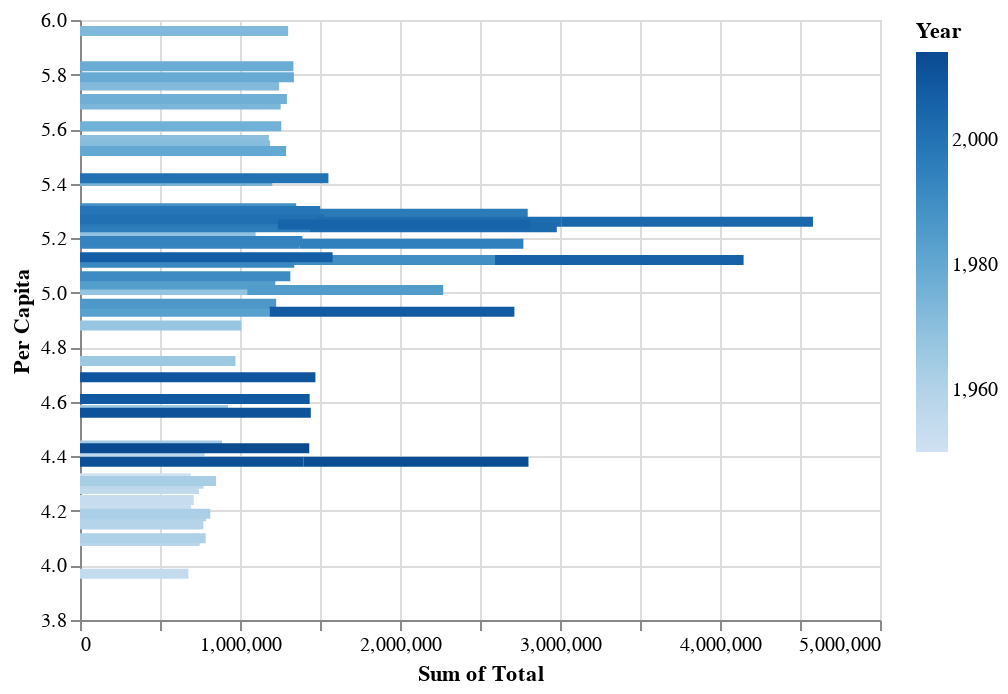

Notebook source saved alongside this figure:
### Code cell
# 4. horizontal stacked bar chart for sum of Total vs Per Capita, grouped by year
alt.Chart(us_data).mark_bar().encode(
    x='sum(Total)',
    y='Per Capita',
    color='Year'
)

### Figure 1 — Vega-Lite specification as saved in the notebook (floating-point values rounded to 4 significant figures)
{"config": {"view": {"continuousWidth": 400, "continuousHeight": 300}}, "data": {"name": "data-421e92ba2ab9b8e4c9851be2d6217e0e"}, "mark": "bar", "encoding": {"color": {"type": "quantitative", "field": "Year"}, "x": {"type": "quantitative", "aggregate": "sum", "field": "Total"}, "y": {"type": "quantitative", "field": "Per Capita"}}, "$schema": "https://vega.github.io/schema/vega-lite/v4.8.1.json", "datasets": {"data-421e92ba2ab9b8e4c9851be2d6217e0e": [{"Year": 1950, "Country": "UNITED STATES OF AMERICA", "Total": 692124, "Solid Fuel": 343131, "Liquid Fuel": 244760, "Gas Fuel": 87123, "Cement": 5341, "Gas Flaring": 11769, "Per Capita": 4.32, "Bunker fuels (Not in Total)": 8100}, {"Year": 1951, "Country": "UNITED STATES OF AMERICA", "Total": 712983, "Solid Fuel": 330676, "Liquid Fuel": 262189, "Gas Fuel": 102677, "Cement": 5786, "Gas Flaring": 11654, "Per Capita": 4.39, "Bunker fuels (Not in Total)": 10253}, {"Year": 1952, "Country": "UNITED STATES OF AMERICA", "Total": 694618, "Solid Fuel": 293170, "Liquid Fuel": 273190, "Gas Fuel": 109931, "Cement": 5860, "Gas Flaring": 12468, "Per Capita": 4.21, "Bunker fuels (Not in Total)": 10784}, {"Year": 1953, "Country": "UNITED STATES OF AMERICA", "Total": 711175, "Solid Fuel": 290927, "Liquid Fuel": 286594, "Gas Fuel": 115541, "Cement": 6209, "Gas Flaring": 11905, "Per Capita": 4.24, "Bunker fuels (Not in Total)": 10973}, {"Year": 1954, "Country": "UNITED STATES OF AMERICA", "Total": 677689, "Solid Fuel": 249303, "Liquid Fuel": 290178, "Gas Fuel": 121179, "Cement": 6398, "Gas Flaring": 10631, "Per Capita": 3.97, "Bunker fuels (Not in Total)": 10060}, {"Year": 1955, "Country": "UNITED STATES OF AMERICA", "Total": 742828, "Solid Fuel": 280082, "Liquid Fuel": 313292, "Gas Fuel": 130784, "Cement": 7304, "Gas Flaring": 11366, "Per Capita": 4.28, "Bunker fuels (Not in Total)": 10842}, {"Year": 1956, "Country": "UNITED STATES OF AMERICA", "Total": 778631, "Solid Fuel": 291582, "Liquid Fuel": 328544, "Gas Fuel": 138070, "Cement": 7735, "Gas Flaring": 12699, "Per Capita": 4.41, "Bunker fuels (Not in Total)": 11367}, {"Year": 1957, "Country": "UNITED STATES OF AMERICA", "Total": 772001, "Solid Fuel": 279498, "Liquid Fuel": 325781, "Gas Fuel": 147556, "Cement": 7278, "Gas Flaring": 11888, "Per Capita": 4.3, "Bunker fuels (Not in Total)": 12961}, {"Year": 1958, "Country": "UNITED STATES OF AMERICA", "Total": 748069, "Solid Fuel": 242452, "Liquid Fuel": 332982, "Gas Fuel": 155759, "Cement": 7570, "Gas Flaring": 9306, "Per Capita": 4.09, "Bunker fuels (Not in Total)": 11546}, {"Year": 1959, "Country": "UNITED STATES OF AMERICA", "Total": 770642, "Solid Fuel": 248629, "Liquid Fuel": 343465, "Gas Fuel": 161902, "Cement": 8251, "Gas Flaring": 8394, "Per Capita": 4.15, "Bunker fuels (Not in Total)": 11623}, {"Year": 1960, "Country": "UNITED STATES OF AMERICA", "Total": 788300, "Solid Fuel": 250536, "Liquid Fuel": 349790, "Gas Fuel": 171950, "Cement": 7750, "Gas Flaring": 8274, "Per Capita": 4.18, "Bunker fuels (Not in Total)": 11648}, {"Year": 1961, "Country": "UNITED STATES OF AMERICA", "Total": 785521, "Solid Fuel": 242206, "Liquid Fuel": 354071, "Gas Fuel": 173694, "Cement": 7854, "Gas Flaring": 7696, "Per Capita": 4.1, "Bunker fuels (Not in Total)": 11918}, {"Year": 1962, "Country": "UNITED STATES OF AMERICA", "Total": 814619, "Solid Fuel": 251315, "Liquid Fuel": 364287, "Gas Fuel": 184598, "Cement": 8163, "Gas Flaring": 6256, "Per Capita": 4.19, "Bunker fuels (Not in Total)": 11335}, {"Year": 1963, "Country": "UNITED STATES OF AMERICA", "Total": 850622, "Solid Fuel": 269380, "Liquid Fuel": 370976, "Gas Fuel": 196085, "Cement": 8545, "Gas Flaring": 5636, "Per Capita": 4.31, "Bunker fuels (Not in Total)": 10425}, {"Year": 1964, "Country": "UNITED STATES OF AMERICA", "Total": 887918, "Solid Fuel": 286347, "Liquid Fuel": 380436, "Gas Fuel": 207170, "Cement": 8939, "Gas Flaring": 5025, "Per Capita": 4.44, "Bunker fuels (Not in Total)": 10848}, {"Year": 1965, "Country": "UNITED STATES OF AMERICA", "Total": 924713, "Solid Fuel": 297658, "Liquid Fuel": 399752, "Gas Fuel": 213593, "Cement": 9019, "Gas Flaring": 4691, "Per Capita": 4.57, "Bunker fuels (Not in Total)": 10627}, {"Year": 1966, "Country": "UNITED STATES OF AMERICA", "Total": 971333, "Solid Fuel": 309148, "Liquid Fuel": 417484, "Gas Fuel": 229860, "Cement": 9319, "Gas Flaring": 5522, "Per Capita": 4.75, "Bunker fuels (Not in Total)": 11697}, {"Year": 1967, "Country": "UNITED STATES OF AMERICA", "Total": 1007829, "Solid Fuel": 317426, "Liquid Fuel": 433732, "Gas Fuel": 240525, "Cement": 8945, "Gas Flaring": 7201, "Per Capita": 4.88, "Bunker fuels (Not in Total)": 13196}, {"Year": 1968, "Country": "UNITED STATES OF AMERICA", "Total": 1044820, "Solid Fuel": 311027, "Liquid Fuel": 461087, "Gas Fuel": 255557, "Cement": 9557, "Gas Flaring": 7592, "Per Capita": 5.01, "Bunker fuels (Not in Total)": 14224}, {"Year": 1969, "Country": "UNITED STATES OF AMERICA", "Total": 1097559, "Solid Fuel": 316048, "Liquid Fuel": 486252, "Gas Fuel": 277861, "Cement": 9670, "Gas Flaring": 7728, "Per Capita": 5.22, "Bunker fuels (Not in Total)": 12374}, {"Year": 1970, "Country": "UNITED STATES OF AMERICA", "Total": 1180503, "Solid Fuel": 318802, "Liquid Fuel": 556245, "Gas Fuel": 289086, "Cement": 9206, "Gas Flaring": 7164, "Per Capita": 5.56, "Bunker fuels (Not in Total)": 13270}, {"Year": 1971, "Country": "UNITED STATES OF AMERICA", "Total": 1188102, "Solid Fuel": 302240, "Liquid Fuel": 572409, "Gas Fuel": 299380, "Cement": 9909, "Gas Flaring": 4165, "Per Capita": 5.54, "Bunker fuels (Not in Total)": 12774}, {"Year": 1972, "Country": "UNITED STATES OF AMERICA", "Total": 1244874, "Solid Fuel": 306998, "Liquid Fuel": 619316, "Gas Fuel": 304496, "Cement": 10432, "Gas Flaring": 3632, "Per Capita": 5.76, "Bunker fuels (Not in Total)": 12584}, {"Year": 1973, "Country": "UNITED STATES OF AMERICA", "Total": 1300844, "Solid Fuel": 330391, "Liquid Fuel": 654881, "Gas Fuel": 301168, "Cement": 10805, "Gas Flaring": 3599, "Per Capita": 5.96, "Bunker fuels (Not in Total)": 14614}, {"Year": 1974, "Country": "UNITED STATES OF AMERICA", "Total": 1254019, "Solid Fuel": 326496, "Liquid Fuel": 627704, "Gas Fuel": 287164, "Cement": 10226, "Gas Flaring": 2429, "Per Capita": 5.69, "Bunker fuels (Not in Total)": 14475}, {"Year": 1975, "Country": "UNITED STATES OF AMERICA", "Total": 1201617, "Solid Fuel": 314200, "Liquid Fuel": 609917, "Gas Fuel": 266957, "Cement": 8602, "Gas Flaring": 1941, "Per Capita": 5.41, "Bunker fuels (Not in Total)": 14355}, {"Year": 1976, "Country": "UNITED STATES OF AMERICA", "Total": 1258004, "Solid Fuel": 347823, "Liquid Fuel": 627574, "Gas Fuel": 271413, "Cement": 9191, "Gas Flaring": 2003, "Per Capita": 5.61, "Bunker fuels (Not in Total)": 16780}, {"Year": 1977, "Country": "UNITED STATES OF AMERICA", "Total": 1293235, "Solid Fuel": 351898, "Liquid Fuel": 666681, "Gas Fuel": 262797, "Cement": 9877, "Gas Flaring": 1982, "Per Capita": 5.71, "Bunker fuels (Not in Total)": 20623}, {"Year": 1978, "Country": "UNITED STATES OF AMERICA", "Total": 1333750, "Solid Fuel": 373171, "Liquid Fuel": 680284, "Gas Fuel": 267531, "Cement": 10546, "Gas Flaring": 2217, "Per Capita": 5.83, "Bunker fuels (Not in Total)": 23859}, {"Year": 1979, "Country": "UNITED STATES OF AMERICA", "Total": 1336732, "Solid Fuel": 386122, "Liquid Fuel": 660568, "Gas Fuel": 277023, "Cement": 10599, "Gas Flaring": 2420, "Per Capita": 5.79, "Bunker fuels (Not in Total)": 26979}, {"Year": 1980, "Country": "UNITED STATES OF AMERICA", "Total": 1288031, "Solid Fuel": 398480, "Liquid Fuel": 604997, "Gas Fuel": 273264, "Cement": 9464, "Gas Flaring": 1826, "Per Capita": 5.52, "Bunker fuels (Not in Total)": 30191}, {"Year": 1981, "Country": "UNITED STATES OF AMERICA", "Total": 1236924, "Solid Fuel": 406232, "Liquid Fuel": 555550, "Gas Fuel": 264716, "Cement": 8998, "Gas Flaring": 1428, "Per Capita": 5.25, "Bunker fuels (Not in Total)": 27835}, {"Year": 1982, "Country": "UNITED STATES OF AMERICA", "Total": 1174461, "Solid Fuel": 392268, "Liquid Fuel": 526507, "Gas Fuel": 246386, "Cement": 7938, "Gas Flaring": 1362, "Per Capita": 4.94, "Bunker fuels (Not in Total)": 23252}, {"Year": 1983, "Country": "UNITED STATES OF AMERICA", "Total": 1184041, "Solid Fuel": 413986, "Liquid Fuel": 525822, "Gas Fuel": 234041, "Cement": 8803, "Gas Flaring": 1389, "Per Capita": 4.93, "Bunker fuels (Not in Total)": 21424}, {"Year": 1984, "Country": "UNITED STATES OF AMERICA", "Total": 1220396, "Solid Fuel": 432885, "Liquid Fuel": 534345, "Gas Fuel": 241877, "Cement": 9710, "Gas Flaring": 1580, "Per Capita": 5.03, "Bunker fuels (Not in Total)": 21704}, {"Year": 1985, "Country": "UNITED STATES OF AMERICA", "Total": 1225131, "Solid Fuel": 443963, "Liquid Fuel": 535338, "Gas Fuel": 234710, "Cement": 9729, "Gas Flaring": 1392, "Per Capita": 5.01, "Bunker fuels (Not in Total)": 21032}, {"Year": 1986, "Country": "UNITED STATES OF AMERICA", "Total": 1225924, "Solid Fuel": 433532, "Liquid Fuel": 558180, "Gas Fuel": 222922, "Cement": 9860, "Gas Flaring": 1431, "Per Capita": 4.96, "Bunker fuels (Not in Total)": 20779}, {"Year": 1987, "Country": "UNITED STATES OF AMERICA", "Total": 1278531, "Solid Fuel": 458737, "Liquid Fuel": 572098, "Gas Fuel": 236077, "Cement": 9809, "Gas Flaring": 1810, "Per Capita": 5.12, "Bunker fuels (Not in Total)": 21517}, {"Year": 1988, "Country": "UNITED STATES OF AMERICA", "Total": 1334204, "Solid Fuel": 480051, "Liquid Fuel": 594950, "Gas Fuel": 247462, "Cement": 9655, "Gas Flaring": 2086, "Per Capita": 5.29, "Bunker fuels (Not in Total)": 23133}, {"Year": 1989, "Country": "UNITED STATES OF AMERICA", "Total": 1351263, "Solid Fuel": 490381, "Liquid Fuel": 592998, "Gas Fuel": 256119, "Cement": 9692, "Gas Flaring": 2073, "Per Capita": 5.31, "Bunker fuels (Not in Total)": 25070}, {"Year": 1990, "Country": "UNITED STATES OF AMERICA", "Total": 1315354, "Solid Fuel": 485909, "Liquid Fuel": 543736, "Gas Fuel": 273788, "Cement": 9710, "Gas Flaring": 2211, "Per Capita": 5.12, "Bunker fuels (Not in Total)": 35600}, {"Year": 1991, "Country": "UNITED STATES OF AMERICA", "Total": 1314657, "Solid Fuel": 481567, "Liquid Fuel": 534850, "Gas Fuel": 286432, "Cement": 9311, "Gas Flaring": 2498, "Per Capita": 5.06, "Bunker fuels (Not in Total)": 37321}, {"Year": 1992, "Country": "UNITED STATES OF AMERICA", "Total": 1338842, "Solid Fuel": 487569, "Liquid Fuel": 547108, "Gas Fuel": 292063, "Cement": 9640, "Gas Flaring": 2462, "Per Capita": 5.11, "Bunker fuels (Not in Total)": 39201}, {"Year": 1993, "Country": "UNITED STATES OF AMERICA", "Total": 1371332, "Solid Fuel": 499183, "Liquid Fuel": 558273, "Gas Fuel": 300327, "Cement": 10216, "Gas Flaring": 3333, "Per Capita": 5.18, "Bunker fuels (Not in Total)": 36039}, {"Year": 1994, "Country": "UNITED STATES OF AMERICA", "Total": 1389243, "Solid Fuel": 502433, "Liquid Fuel": 566208, "Gas Fuel": 306454, "Cement": 10792, "Gas Flaring": 3356, "Per Capita": 5.19, "Bunker fuels (Not in Total)": 35397}, {"Year": 1995, "Country": "UNITED STATES OF AMERICA", "Total": 1399760, "Solid Fuel": 501826, "Liquid Fuel": 566173, "Gas Fuel": 316938, "Cement": 10652, "Gas Flaring": 4171, "Per Capita": 5.18, "Bunker fuels (Not in Total)": 37502}, {"Year": 1996, "Country": "UNITED STATES OF AMERICA", "Total": 1432264, "Solid Fuel": 520930, "Liquid Fuel": 582071, "Gas Fuel": 314272, "Cement": 10991, "Gas Flaring": 4000, "Per Capita": 5.24, "Bunker fuels (Not in Total)": 36585}, {"Year": 1997, "Country": "UNITED STATES OF AMERICA", "Total": 1464062, "Solid Fuel": 535352, "Liquid Fuel": 596852, "Gas Fuel": 316631, "Cement": 11459, "Gas Flaring": 3768, "Per Capita": 5.29, "Bunker fuels (Not in Total)": 34392}, {"Year": 1998, "Country": "UNITED STATES OF AMERICA", "Total": 1472869, "Solid Fuel": 538390, "Liquid Fuel": 609824, "Gas Fuel": 311509, "Cement": 11631, "Gas Flaring": 1514, "Per Capita": 5.26, "Bunker fuels (Not in Total)": 34316}, {"Year": 1999, "Country": "UNITED STATES OF AMERICA", "Total": 1501137, "Solid Fuel": 541784, "Liquid Fuel": 618335, "Gas Fuel": 327459, "Cement": 11938, "Gas Flaring": 1621, "Per Capita": 5.3, "Bunker fuels (Not in Total)": 38142}, {"Year": 2000, "Country": "UNITED STATES OF AMERICA", "Total": 1552682, "Solid Fuel": 564757, "Liquid Fuel": 632129, "Gas Fuel": 342282, "Cement": 12173, "Gas Flaring": 1341, "Per Capita": 5.42, "Bunker fuels (Not in Total)": 40072}, {"Year": 2001, "Country": "UNITED STATES OF AMERICA", "Total": 1525987, "Solid Fuel": 555810, "Liquid Fuel": 634801, "Gas Fuel": 321651, "Cement": 12301, "Gas Flaring": 1425, "Per Capita": 5.27, "Bunker fuels (Not in Total)": 30972}, {"Year": 2002, "Country": "UNITED STATES OF AMERICA", "Total": 1538399, "Solid Fuel": 561866, "Liquid Fuel": 628411, "Gas Fuel": 334252, "Cement": 12412, "Gas Flaring": 1458, "Per Capita": 5.26, "Bunker fuels (Not in Total)": 37633}, {"Year": 2003, "Country": "UNITED STATES OF AMERICA", "Total": 1547778, "Solid Fuel": 560926, "Liquid Fuel": 648067, "Gas Fuel": 324514, "Cement": 12829, "Gas Flaring": 1442, "Per Capita": 5.24, "Bunker fuels (Not in Total)": 33335}, {"Year": 2004, "Country": "UNITED STATES OF AMERICA", "Total": 1569696, "Solid Fuel": 573935, "Liquid Fuel": 662168, "Gas Fuel": 318710, "Cement": 13466, "Gas Flaring": 1417, "Per Capita": 5.26, "Bunker fuels (Not in Total)": 38293}, {"Year": 2005, "Country": "UNITED STATES OF AMERICA", "Total": 1578873, "Solid Fuel": 579104, "Liquid Fuel": 667143, "Gas Fuel": 317152, "Cement": 13723, "Gas Flaring": 1751, "Per Capita": 5.25, "Bunker fuels (Not in Total)": 41091}, {"Year": 2006, "Country": "UNITED STATES OF AMERICA", "Total": 1553664, "Solid Fuel": 571099, "Liquid Fuel": 653101, "Gas Fuel": 313999, "Cement": 13561, "Gas Flaring": 1903, "Per Capita": 5.12, "Bunker fuels (Not in Total)": 42954}, {"Year": 2007, "Country": "UNITED STATES OF AMERICA", "Total": 1578683, "Solid Fuel": 575692, "Liquid Fuel": 648278, "Gas Fuel": 339433, "Cement": 13172, "Gas Flaring": 2109, "Per Capita": 5.13, "Bunker fuels (Not in Total)": 45630}, {"Year": 2008, "Country": "UNITED STATES OF AMERICA", "Total": 1530982, "Solid Fuel": 566810, "Liquid Fuel": 611445, "Gas Fuel": 338359, "Cement": 11915, "Gas Flaring": 2453, "Per Capita": 4.93, "Bunker fuels (Not in Total)": 41815}, {"Year": 2009, "Country": "UNITED STATES OF AMERICA", "Total": 1435371, "Solid Fuel": 502323, "Liquid Fuel": 586926, "Gas Fuel": 334871, "Cement": 8819, "Gas Flaring": 2431, "Per Capita": 4.61, "Bunker fuels (Not in Total)": 38301}, {"Year": 2010, "Country": "UNITED STATES OF AMERICA", "Total": 1471375, "Solid Fuel": 521330, "Liquid Fuel": 590751, "Gas Fuel": 347716, "Cement": 9139, "Gas Flaring": 2439, "Per Capita": 4.69, "Bunker fuels (Not in Total)": 40388}, {"Year": 2011, "Country": "UNITED STATES OF AMERICA", "Total": 1442509, "Solid Fuel": 498720, "Liquid Fuel": 575746, "Gas Fuel": 355630, "Cement": 9335, "Gas Flaring": 3079, "Per Capita": 4.56, "Bunker fuels (Not in Total)": 40600}, {"Year": 2012, "Country": "UNITED STATES OF AMERICA", "Total": 1396083, "Solid Fuel": 443904, "Liquid Fuel": 566582, "Gas Fuel": 372277, "Cement": 10191, "Gas Flaring": 3129, "Per Capita": 4.38, "Bunker fuels (Not in Total)": 29859}, {"Year": 2013, "Country": "UNITED STATES OF AMERICA", "Total": 1406916, "Solid Fuel": 450641, "Liquid Fuel": 562260, "Gas Fuel": 379659, "Cement": 10528, "Gas Flaring": 3828, "Per Capita": 4.38, "Bunker fuels (Not in Total)": 31592}, {"Year": 2014, "Country": "UNITED STATES OF AMERICA", "Total": 1432855, "Solid Fuel": 450047, "Liquid Fuel": 576531, "Gas Fuel": 390719, "Cement": 11314, "Gas Flaring": 4244, "Per Capita": 4.43, "Bunker fuels (Not in Total)": 30722}]}}
